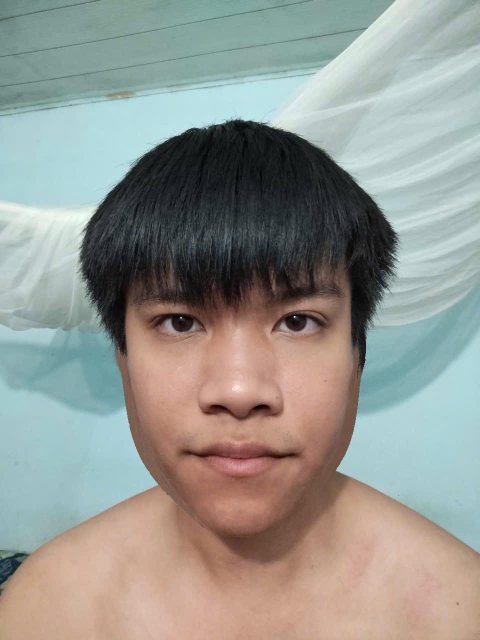
#> input picture opencv_pract/photo/Face.jpg, 960 x 1280 px, given in place of tyler1.mp4, which was not available (shown at 1/2 size)
$ python dectection_video.py
#> lines starting #> are read from the running program, lines starting #| are printed output that depends on the picture; after the words box and inside, x2 and y2 are one past the last pixel; in counts of white or black regions, pixels touching at a corner belong together; pictures that were not available may be replaced by others from this repository, and a replacement may not be noted
import cv2 as cv
video = cv.VideoCapture('opencv_pract/video/tyler1.mp4')
harr_cascade = cv.CascadeClassifier('opencv_pract/harr.xml')
def resize_img(frame, scale=1):
    width = int(frame.shape[0] * scale)
    height = int(frame.shape[1] * scale)
    dimensions = (width, height)
    return cv.resize(frame, dimensions, interpolation=cv.INTER_AREA)

while True:
    isTrue, frame = video.read()
#> frame is the input picture: shape (1280, 960, 3); mean B, G, R 144.8, 150.7, 149
    gray = cv.cvtColor(frame, cv.COLOR_BGR2GRAY)
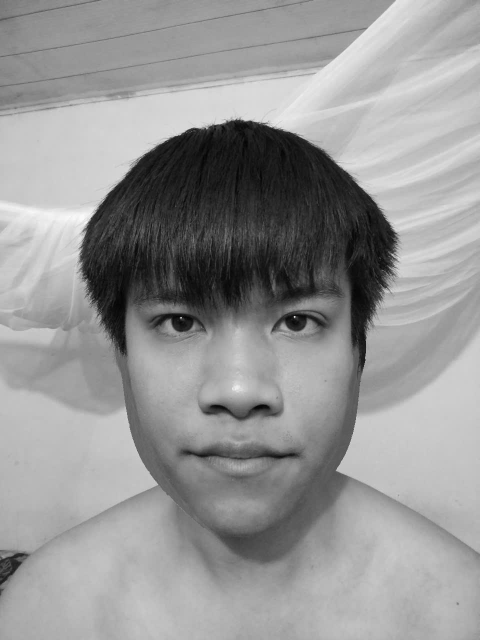
#> gray: shape (1280, 960) (shown at 1/2 size); min 0, max 254, mean 149.6
    face_rectang = harr_cascade.detectMultiScale(gray, scaleFactor=1.1, minNeighbors=5)
#> face_rectang = [[168, 417, 625, 625]]
    for (x,y,w,h) in face_rectang:
        cv.rectangle(frame, (x,y), (x+w, y+h), (0,255,0), thickness=2)
#> this loop made 1 pass
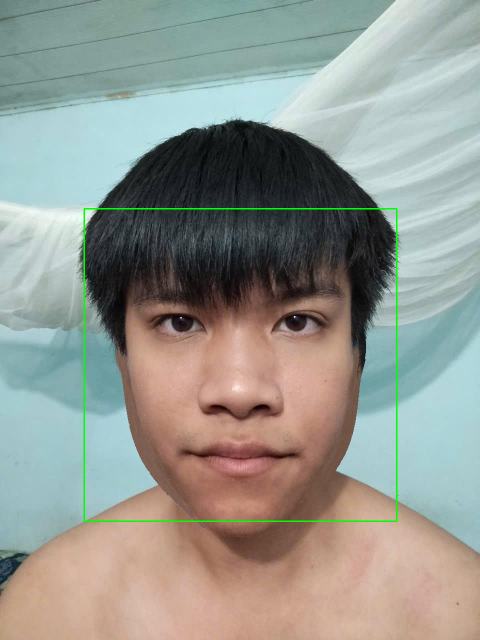
#> frame: shape (1280, 960, 3) (shown at 1/2 size); 0.61% of pixels changed, all inside (x1, y1, x2, y2) = (167, 416, 795, 1044)
    frame_resized = resize_img(frame, scale= .4)
#> in resize_img, `return cv.resize(frame, dimensions, interpolation=cv.INTER_AREA)`:
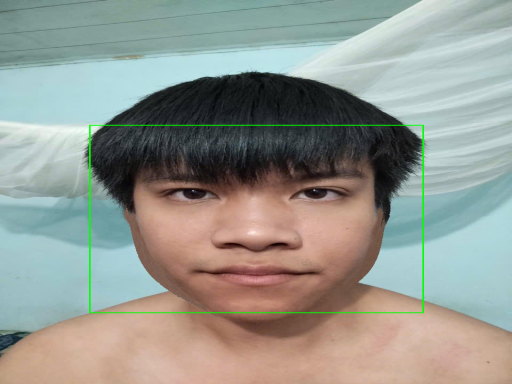
#> returned value: shape (384, 512, 3); mean of channels 0, 1, 2 144, 151.4, 148.2; drawn as B, G, R
    cv.imshow('video', frame_resized)
    if cv.waitKey(20) & 0xFF == ord('d'):
#> (key Esc is pressed here)
        break
video.release()
cv.destroyAllWindows()
